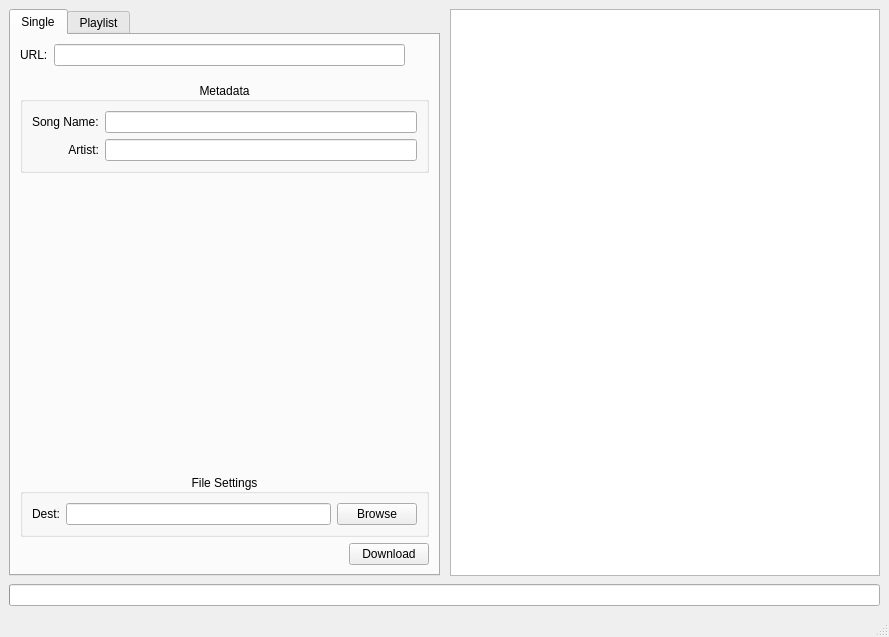
<?xml version="1.0" encoding="UTF-8"?>
<ui version="4.0">
 <class>MainWindow</class>
 <widget class="QMainWindow" name="MainWindow">
  <property name="geometry">
   <rect>
    <x>0</x>
    <y>0</y>
    <width>889</width>
    <height>637</height>
   </rect>
  </property>
  <property name="windowTitle">
   <string>TekPlexor</string>
  </property>
  <widget class="QWidget" name="centralwidget">
   <layout class="QVBoxLayout" name="verticalLayout">
    <property name="spacing">
     <number>0</number>
    </property>
    <property name="sizeConstraint">
     <enum>QLayout::SetDefaultConstraint</enum>
    </property>
    <item>
     <layout class="QHBoxLayout" name="Row_01">
      <item>
       <widget class="QTabWidget" name="toolTab">
        <property name="sizePolicy">
         <sizepolicy hsizetype="Expanding" vsizetype="Expanding">
          <horstretch>0</horstretch>
          <verstretch>0</verstretch>
         </sizepolicy>
        </property>
        <property name="layoutDirection">
         <enum>Qt::LeftToRight</enum>
        </property>
        <property name="autoFillBackground">
         <bool>false</bool>
        </property>
        <property name="tabPosition">
         <enum>QTabWidget::North</enum>
        </property>
        <property name="currentIndex">
         <number>0</number>
        </property>
        <property name="elideMode">
         <enum>Qt::ElideLeft</enum>
        </property>
        <property name="documentMode">
         <bool>false</bool>
        </property>
        <widget class="QWidget" name="tabSingle">
         <property name="enabled">
          <bool>true</bool>
         </property>
         <property name="sizePolicy">
          <sizepolicy hsizetype="Expanding" vsizetype="Expanding">
           <horstretch>0</horstretch>
           <verstretch>0</verstretch>
          </sizepolicy>
         </property>
         <property name="maximumSize">
          <size>
           <width>16777215</width>
           <height>16777215</height>
          </size>
         </property>
         <attribute name="title">
          <string>Single</string>
         </attribute>
         <layout class="QVBoxLayout" name="verticalLayout_2" stretch="0,0,0,0,0">
          <property name="sizeConstraint">
           <enum>QLayout::SetDefaultConstraint</enum>
          </property>
          <item>
           <layout class="QHBoxLayout" name="Row_02" stretch="0,0,0">
            <property name="sizeConstraint">
             <enum>QLayout::SetDefaultConstraint</enum>
            </property>
            <property name="bottomMargin">
             <number>10</number>
            </property>
            <item>
             <widget class="QLabel" name="singleUrlLabel">
              <property name="sizePolicy">
               <sizepolicy hsizetype="Preferred" vsizetype="Fixed">
                <horstretch>0</horstretch>
                <verstretch>0</verstretch>
               </sizepolicy>
              </property>
              <property name="text">
               <string>URL:</string>
              </property>
             </widget>
            </item>
            <item>
             <widget class="QLineEdit" name="singleUrlInput">
              <property name="sizePolicy">
               <sizepolicy hsizetype="Expanding" vsizetype="Fixed">
                <horstretch>0</horstretch>
                <verstretch>0</verstretch>
               </sizepolicy>
              </property>
             </widget>
            </item>
            <item>
             <widget class="QLabel" name="singleUrlStatusIcon">
              <property name="enabled">
               <bool>true</bool>
              </property>
              <property name="sizePolicy">
               <sizepolicy hsizetype="Minimum" vsizetype="Fixed">
                <horstretch>0</horstretch>
                <verstretch>0</verstretch>
               </sizepolicy>
              </property>
              <property name="minimumSize">
               <size>
                <width>18</width>
                <height>18</height>
               </size>
              </property>
              <property name="maximumSize">
               <size>
                <width>18</width>
                <height>18</height>
               </size>
              </property>
              <property name="text">
               <string/>
              </property>
              <property name="pixmap">
               <pixmap>icons/grey_checkmark.png</pixmap>
              </property>
              <property name="scaledContents">
               <bool>false</bool>
              </property>
             </widget>
            </item>
           </layout>
          </item>
          <item>
           <widget class="QGroupBox" name="singleMetaData">
            <property name="sizePolicy">
             <sizepolicy hsizetype="Expanding" vsizetype="Fixed">
              <horstretch>0</horstretch>
              <verstretch>0</verstretch>
             </sizepolicy>
            </property>
            <property name="title">
             <string>Metadata</string>
            </property>
            <property name="alignment">
             <set>Qt::AlignCenter</set>
            </property>
            <layout class="QVBoxLayout" name="verticalLayout_3">
             <item>
              <layout class="QGridLayout" name="Grid_01" rowstretch="0,0">
               <item row="1" column="0">
                <widget class="QLabel" name="singleArtistLabel">
                 <property name="text">
                  <string>Artist:</string>
                 </property>
                 <property name="alignment">
                  <set>Qt::AlignRight|Qt::AlignTrailing|Qt::AlignVCenter</set>
                 </property>
                </widget>
               </item>
               <item row="0" column="0">
                <widget class="QLabel" name="singleSongNameLabel">
                 <property name="text">
                  <string>Song Name:</string>
                 </property>
                </widget>
               </item>
               <item row="1" column="1">
                <widget class="QLineEdit" name="singleArtistInput"/>
               </item>
               <item row="0" column="1">
                <widget class="QLineEdit" name="singleSongNameInput"/>
               </item>
              </layout>
             </item>
            </layout>
           </widget>
          </item>
          <item>
           <spacer name="VS_02">
            <property name="orientation">
             <enum>Qt::Vertical</enum>
            </property>
            <property name="sizeHint" stdset="0">
             <size>
              <width>20</width>
              <height>40</height>
             </size>
            </property>
           </spacer>
          </item>
          <item>
           <widget class="QGroupBox" name="singleFileSettings">
            <property name="sizePolicy">
             <sizepolicy hsizetype="Expanding" vsizetype="Fixed">
              <horstretch>0</horstretch>
              <verstretch>0</verstretch>
             </sizepolicy>
            </property>
            <property name="title">
             <string>File Settings</string>
            </property>
            <property name="alignment">
             <set>Qt::AlignCenter</set>
            </property>
            <layout class="QVBoxLayout" name="verticalLayout_4">
             <item>
              <layout class="QGridLayout" name="Grid_02">
               <item row="0" column="1">
                <widget class="QLineEdit" name="singleDestinationInput"/>
               </item>
               <item row="0" column="0">
                <widget class="QLabel" name="singleDestinationLabel">
                 <property name="sizePolicy">
                  <sizepolicy hsizetype="Preferred" vsizetype="Preferred">
                   <horstretch>0</horstretch>
                   <verstretch>0</verstretch>
                  </sizepolicy>
                 </property>
                 <property name="text">
                  <string>Dest:</string>
                 </property>
                 <property name="alignment">
                  <set>Qt::AlignJustify|Qt::AlignVCenter</set>
                 </property>
                </widget>
               </item>
               <item row="0" column="2">
                <widget class="QPushButton" name="singleBrowseButton">
                 <property name="sizePolicy">
                  <sizepolicy hsizetype="Fixed" vsizetype="Fixed">
                   <horstretch>0</horstretch>
                   <verstretch>0</verstretch>
                  </sizepolicy>
                 </property>
                 <property name="text">
                  <string>Browse</string>
                 </property>
                </widget>
               </item>
              </layout>
             </item>
            </layout>
           </widget>
          </item>
          <item>
           <layout class="QHBoxLayout" name="Row_03">
            <item>
             <spacer name="HS_02">
              <property name="orientation">
               <enum>Qt::Horizontal</enum>
              </property>
              <property name="sizeHint" stdset="0">
               <size>
                <width>40</width>
                <height>20</height>
               </size>
              </property>
             </spacer>
            </item>
            <item>
             <widget class="QPushButton" name="singleDownloadButton">
              <property name="sizePolicy">
               <sizepolicy hsizetype="Fixed" vsizetype="Fixed">
                <horstretch>0</horstretch>
                <verstretch>0</verstretch>
               </sizepolicy>
              </property>
              <property name="layoutDirection">
               <enum>Qt::LeftToRight</enum>
              </property>
              <property name="text">
               <string>Download</string>
              </property>
             </widget>
            </item>
           </layout>
          </item>
         </layout>
        </widget>
        <widget class="QWidget" name="tabPlaylist">
         <property name="accessibleName">
          <string/>
         </property>
         <attribute name="title">
          <string>Playlist</string>
         </attribute>
         <layout class="QVBoxLayout" name="verticalLayout_5">
          <item>
           <widget class="QLabel" name="label">
            <property name="text">
             <string>Placeholder</string>
            </property>
           </widget>
          </item>
          <item>
           <widget class="QLabel" name="label_2">
            <property name="text">
             <string>another one</string>
            </property>
           </widget>
          </item>
         </layout>
        </widget>
       </widget>
      </item>
      <item>
       <spacer name="HS_01">
        <property name="orientation">
         <enum>Qt::Horizontal</enum>
        </property>
        <property name="sizeType">
         <enum>QSizePolicy::Fixed</enum>
        </property>
        <property name="sizeHint" stdset="0">
         <size>
          <width>10</width>
          <height>20</height>
         </size>
        </property>
       </spacer>
      </item>
      <item>
       <widget class="QTextBrowser" name="debugConsole"/>
      </item>
     </layout>
    </item>
    <item>
     <spacer name="VS_01">
      <property name="orientation">
       <enum>Qt::Vertical</enum>
      </property>
      <property name="sizeType">
       <enum>QSizePolicy::Fixed</enum>
      </property>
      <property name="sizeHint" stdset="0">
       <size>
        <width>20</width>
        <height>8</height>
       </size>
      </property>
     </spacer>
    </item>
    <item>
     <widget class="QProgressBar" name="progressBar">
      <property name="sizePolicy">
       <sizepolicy hsizetype="Expanding" vsizetype="Fixed">
        <horstretch>0</horstretch>
        <verstretch>0</verstretch>
       </sizepolicy>
      </property>
      <property name="maximumSize">
       <size>
        <width>16777215</width>
        <height>1000000</height>
       </size>
      </property>
      <property name="baseSize">
       <size>
        <width>0</width>
        <height>0</height>
       </size>
      </property>
      <property name="value">
       <number>0</number>
      </property>
      <property name="textVisible">
       <bool>false</bool>
      </property>
      <property name="invertedAppearance">
       <bool>false</bool>
      </property>
     </widget>
    </item>
   </layout>
  </widget>
  <widget class="QMenuBar" name="menubar">
   <property name="geometry">
    <rect>
     <x>0</x>
     <y>0</y>
     <width>889</width>
     <height>24</height>
    </rect>
   </property>
  </widget>
  <widget class="QStatusBar" name="statusbar"/>
 </widget>
 <tabstops>
  <tabstop>singleUrlInput</tabstop>
  <tabstop>singleSongNameInput</tabstop>
  <tabstop>singleArtistInput</tabstop>
  <tabstop>debugConsole</tabstop>
 </tabstops>
 <resources/>
 <connections/>
</ui>
